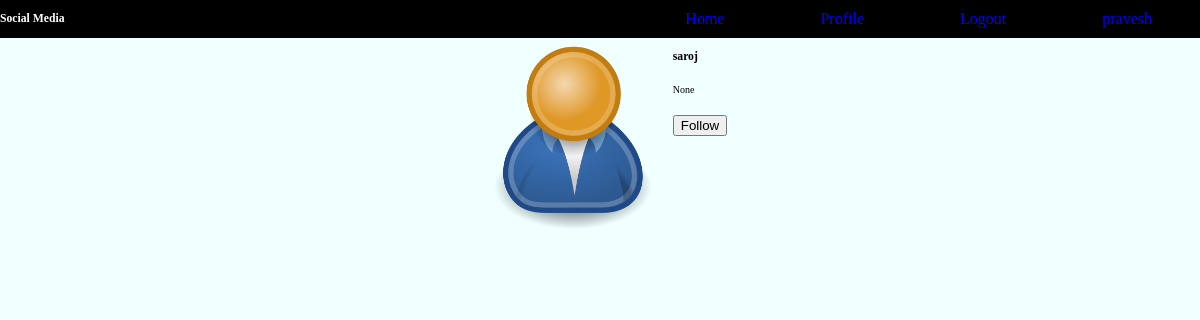
/find/saroj/ (signed in), run on the app's committed database.
### app/models.py (models this page shows)
class Profile(models.Model):
    id=models.UUIDField(default=uuid.uuid4,unique=True,primary_key=True,editable=False)
    user = models.OneToOneField(User,on_delete=models.CASCADE)
    firstname = models.CharField(max_length=255,blank=True,null=True)
    dob = models.DateField(blank=True,null=True)
    email = models.EmailField(blank=True,null=True)
    profile_img =  models.ImageField(upload_to='images/',default='profiles/user-default.png')
    @property
    def imageURL(self):
        try:
            url = self.profile_img.url
        except:
            url=''
        return url

### app/views.py (the view, shortened to what this page needs)
# urls.py: path('find/<str:firstname>/',getprofiles, name="get_profile" ),
def getprofiles(request,firstname):
    user= request.user
    queobj= Profile.objects.get(firstname=firstname)
    followed_users =[]
    objfollow = Follow.objects.filter(followed_by=user.profile)
    for listuser in objfollow:
        followed_users.append(listuser.followed_to.firstname)
    if queobj.firstname in followed_users:
        button_value = True
    else:
        button_value = False
    context = {"profileObj":queobj,'button_value':button_value}
    return render(request,'profileuser.html',context)

### templates/profileuser.html (shortened to what this page needs)
{% extends 'index.html' %} {% load static %} {% block postcontent %}
<section>
  <div class="profileuser">
    <div class="content__field">
      <img src="{{ profileObj.imageURL }}" alt="iamge" />
      <div class="profiledetail">
        <div><h3>{{profileObj.firstname}}</h3></div>
        <div>
          <p>{{profileObj.dob}}</p>
        </div>
        <div><p>{{profileObj.email}}</p></div>
        <div class="followbtn">
          <form action="." method="POST">
            <button type="submit" name="follow" value="{{profileObj.firstname}}">{% if button_value %} Unfollow {% else %} Follow {% endif %}</button>
          </form>
        </div>
      </div>
    </div>
  </div>
</section>
{% endblock postcontent %}

### templates/index.html
{% extends "header.html" %} {% block main %}
<section>
  <div class="nav">
    <div class="logo"><h3>Social Media</h3></div>
    <div class="navbar">
      <ul>
        <li><a class="nav_link" href="{% url 'home' %}">Home</a></li>
        {% if request.user.is_authenticated %}
        <li><a class="nav_link" href="{% url 'profile' %}">Profile</a></li>
        <li><a class="nav_link" href="{% url 'logout' %}">Logout</a></li>
        <li><a class="nav_link" href="#">{{ request.user.username}}</a></li>
        {% endif %}
      </ul>
    </div>
  </div>
</section>
{% block postcontent %} {% endblock postcontent %} {% endblock main %}

### static/main.css (style rules this page uses)
body { font-size: 10px; margin: 0; background-color: azure; }
.nav { background-color: black; color: white; display: flex; justify-content: space-between; }
.navbar ul { display: flex; justify-content: flex-end; flex: 1 1 200px; list-style: none; }
.navbar ul li { margin: 0 3rem; display: flex; }
.nav_link { font-size: 1rem; text-decoration: none; color: blue; }
.profileuser { display: flex; justify-content: center; }
.content__field { display: flex; justify-content: flex-start; }
.content__field img { width: 200px; }
.profiledetail { display: flex; flex-direction: column; }

### data on the page
Profile: imageURL (placeholder picture), firstname "saroj", dob "None"

### other printed values
{{ request.user.username }} "pravesh"
